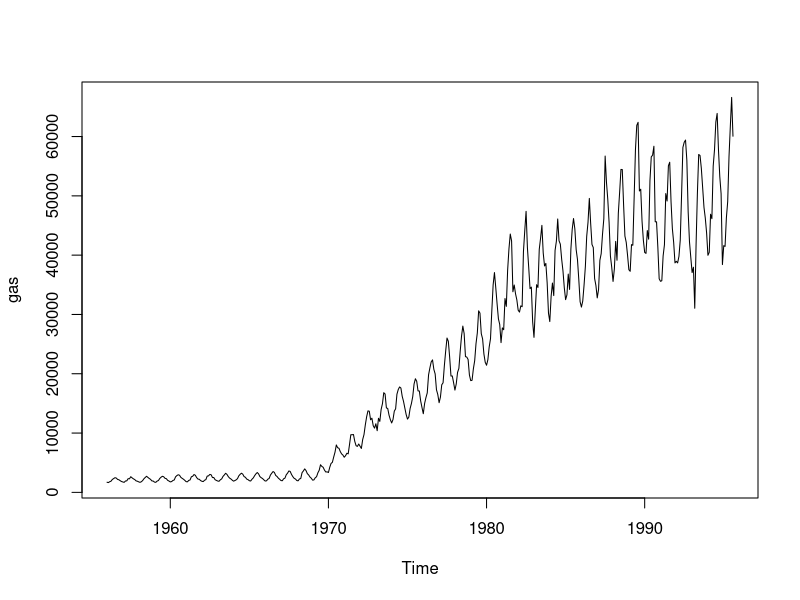
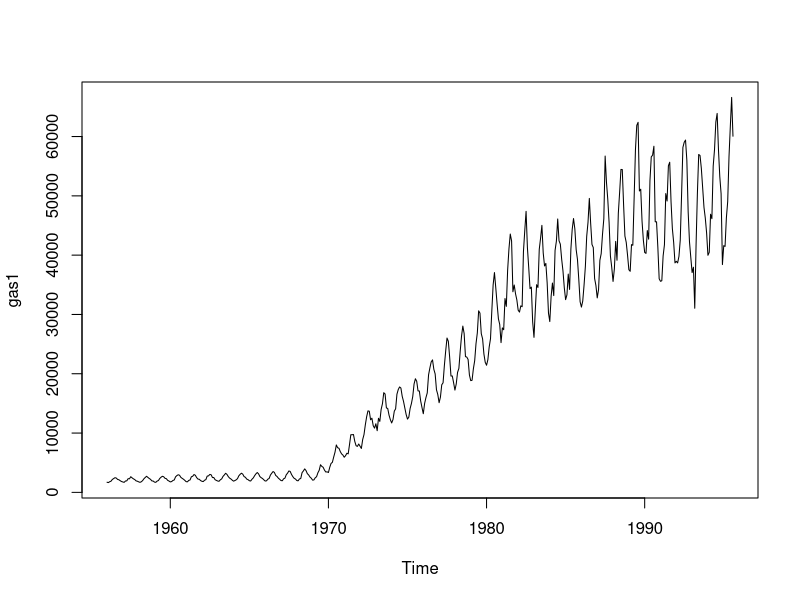
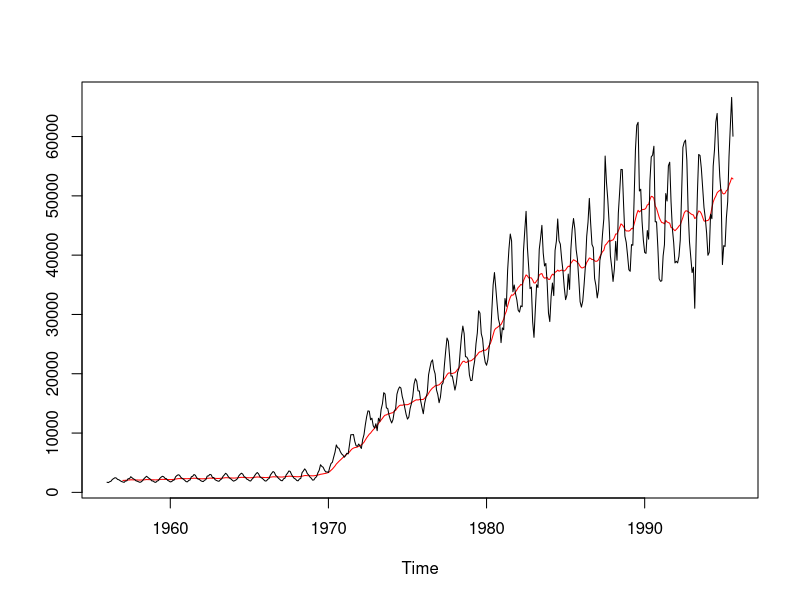
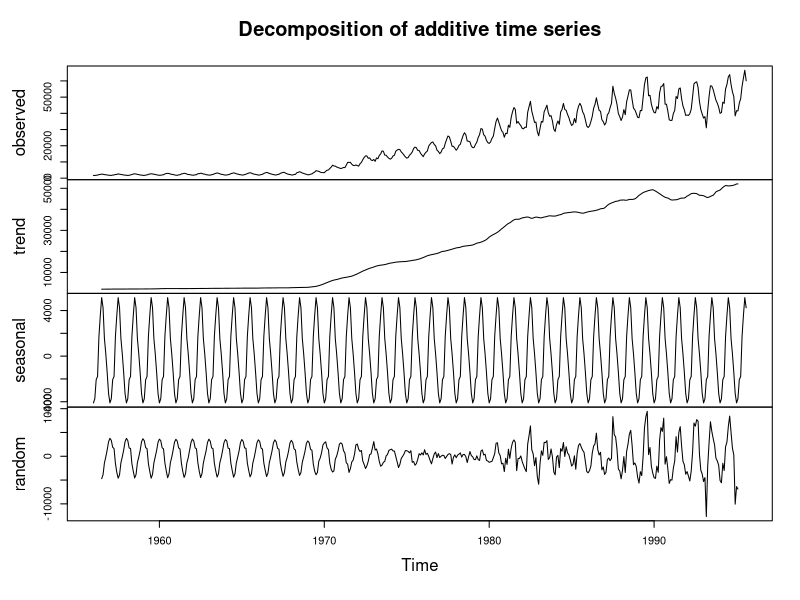
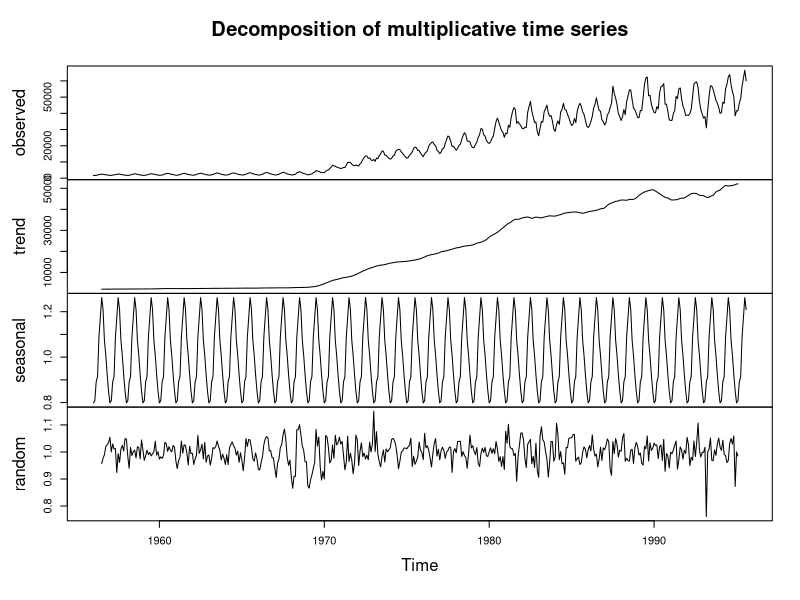
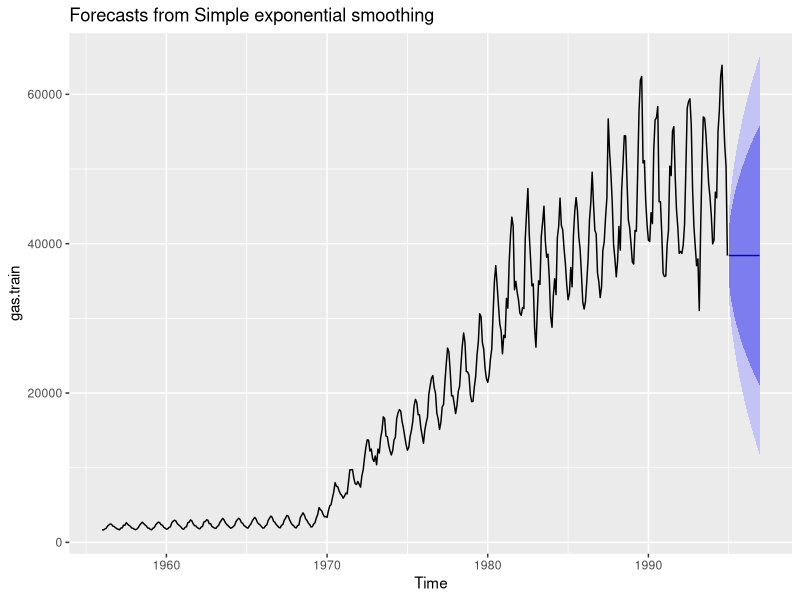
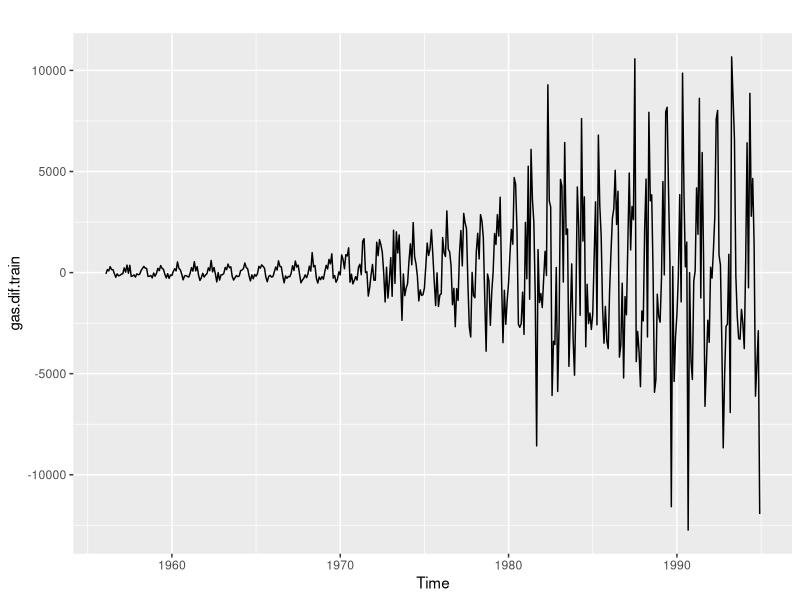
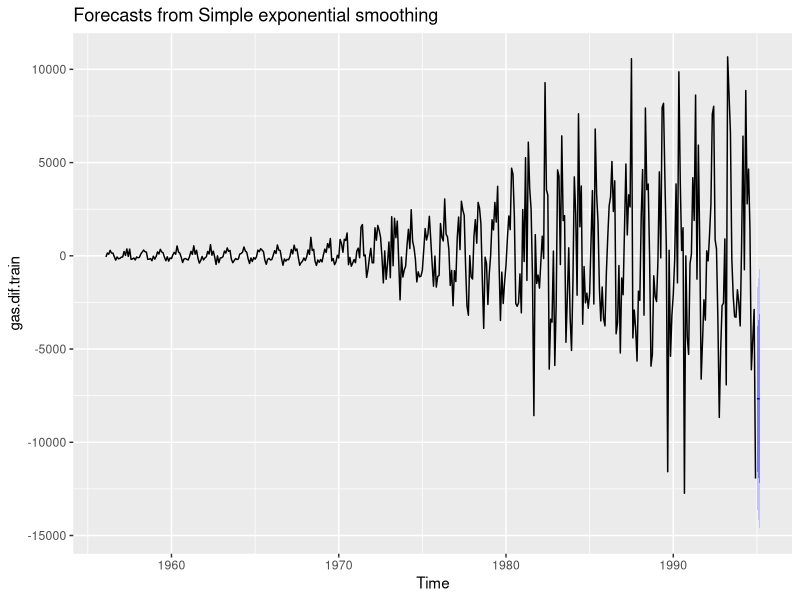

Write R code to recreate these figures, in order.
#install.packages("forecast")
library(forecast)
#write.csv(gas, file = "AusGas.csv")
plot(gas)
str(gas)
frequency(gas)
gas1 <- ts(gas, start=c(1956,1),frequency =12)
str(gas1)
plot.ts(gas1)

#create train and test data
gas.train <- window(gas1, end = c(1994,12))
str(gas.train)
gas.test<- window(gas1, start = c(1995,1))
str(gas.test)

#simple moving average
library(TTR)
Gas.SMA <- SMA(gas1,n=13)
ts.plot(Gas.SMA, gas1, gpars = list(col = c("red", "black")))

#Decomposition
gasComp = decompose(gas1) #Additive
plot(gasComp)

gasComp = decompose(gas1,"multiplicative") #multiplicative
plot(gasComp)


#simple exponential smoothing #no trend no seasonality
#constant forecast
ses.gas = ses(gas.train, alpha = NULL,
              h = 24,level = c(80, 95))
autoplot(ses.gas)
accuracy(ses.gas, gas.test)
ses.gas$model
ses.gas$fitted
ses.forecast=forecast(ses.gas)
ses.forecast


#lag 1 difference #ses on diff sales data
gas.dif.train <- diff(gas.train)
gas.dif.test <- diff(gas.test)
autoplot(gas.dif.train)
ses.gas.dif <- ses(gas.dif.train, h = 3)
ses.gas.dif$model
ses.gas.dif$fitted
accuracy(ses.gas.dif, gas.dif.test)
autoplot(ses.gas.dif)

#holt's model with level and trend but no seasonality
#double exponential smoothing
holt.gas <- holt(gas.train, h=24,
                 level = c(80, 95),alpha = NULL, beta= NULL)
Holt.forecast=forecast(holt.gas)
Holt.forecast
autoplot(holt.gas)
Holt.forecast$model
holt.gas$mean
holt.gas$fitted
accuracy(holt.gas, gas.test)

#holt winter's model
HoltWinters.gas = HoltWinters(gas.train, alpha = NULL, beta = NULL, gamma = NULL,
                              seasonal = c("additive", "multiplicative"))
HW.forecast=forecast(HoltWinters.gas)
HW.forecast
HW.forecast$model
HW.forecast$mean
HW.forecast$fitted
accuracy(HW.forecast, gas.test)
autoplot(HW.forecast)

#Checking for Stationary series
library(tseries)
autoplot(gas1)
acf(gas1, lag.max = 50)
adf.test(gas1)

#Differencing the series
diff.TS=diff(diff(gas1,lag =12),lag =1)
autoplot(diff.TS)
adf.test(diff.TS)
acf(diff.TS, lag.max=50)
acf(diff.TS, lag.max=50, plot = FALSE)
pacf(diff.TS, lag.max=50)
pacf(diff.TS, lag.max=50, plot = FALSE)

#ARIMA Model
gas.arima.fit <- arima(diff.TS, c(3, 0, 0))
gas.arima.fit
Box.test(gas.arima.fit$residuals, lag=30, type="Ljung-Box")
autoplot(forecast(gas.arima.fit, h=3))

